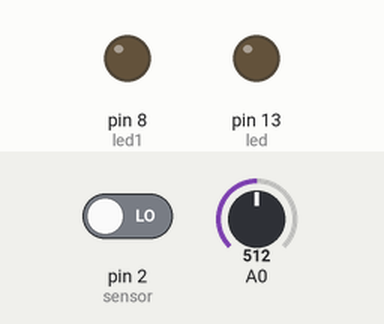
This sketch was run on a simulated Arduino Uno, built with avr-gcc and run on an emulated ATmega328P. Parts: output pins drawn as LEDs (lit = HIGH). Dashed ring = blinking. The test bench sets the inputs (shaded band); at power-on: pin 2 (sensor) LOW, A0 = 512. What the sketch prints to the serial monitor is not drawn.

Above: at 1.2 s.
1.3 s: pin 2 (sensor) driven HIGH
At 1.48 s:
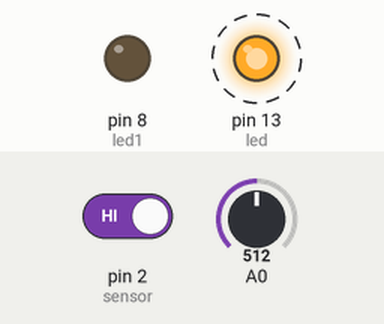
4.3 s: A0 set to 242
7.3 s: A0 set to 215
At 7.69 s:
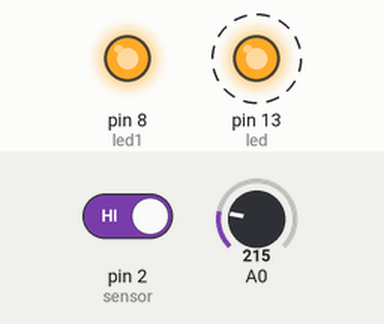
10.3 s: A0 set to 11
13.3 s: A0 set to 8
At 14.5 s:
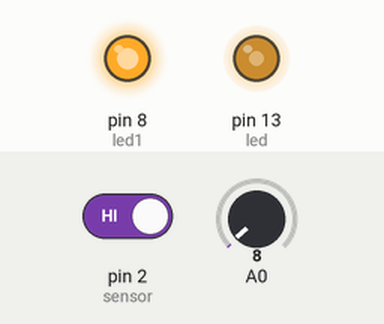
14.8 s: A0 set to 122
Timing chart, 0 to 18.8 s (numbered marks = the images above; inputs shaded):
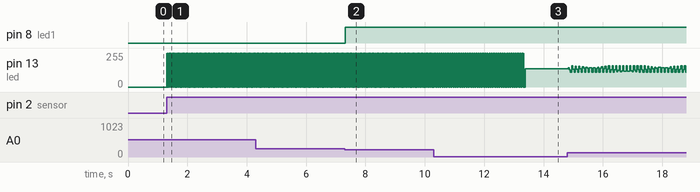

Measured:
- the behaviour switches between 231 and 230 on A0 (found by bisection; images 1 and 2)
- the behaviour switches between 10 and 9 on A0 (found by bisection; images 2 and 3)
- after the input at 1.3 s, pin 13 (led): alternates 255/255 for 0.01 s and 0/255 for 0.01 s, starting at once
- after the input at 7.3 s, pin 8 (led1): LOW → HIGH at once

The sketch:

smarthome.ino
```cpp
int led = 13;
int led1 = 8;
int sensor = 2;
int statusPir = LOW;
int data = 0;
int sensorInput = A1;


void setup() {
  pinMode(led, OUTPUT);
  pinMode(led1, OUTPUT);
  pinMode(sensor, INPUT);
  Serial.begin(9600);
}

void loop(){
  data = digitalRead(sensor);
  if ((data == HIGH) && (statusPir == LOW)) {
    digitalWrite(led, HIGH);
      Serial.println("nyala");
      statusPir = HIGH;
    }
  else {
      if ((data == HIGH) && (statusPir == HIGH)) {
         digitalWrite(led, LOW);
      Serial.println("mati");
      statusPir = LOW;
      }
  }
 int lightLevel = analogRead(A0);

  if (lightLevel > 230) {
    digitalWrite(led1, LOW);
  } else {
    digitalWrite(led1, HIGH);
  }
  Serial.println(lightLevel);
}
```
